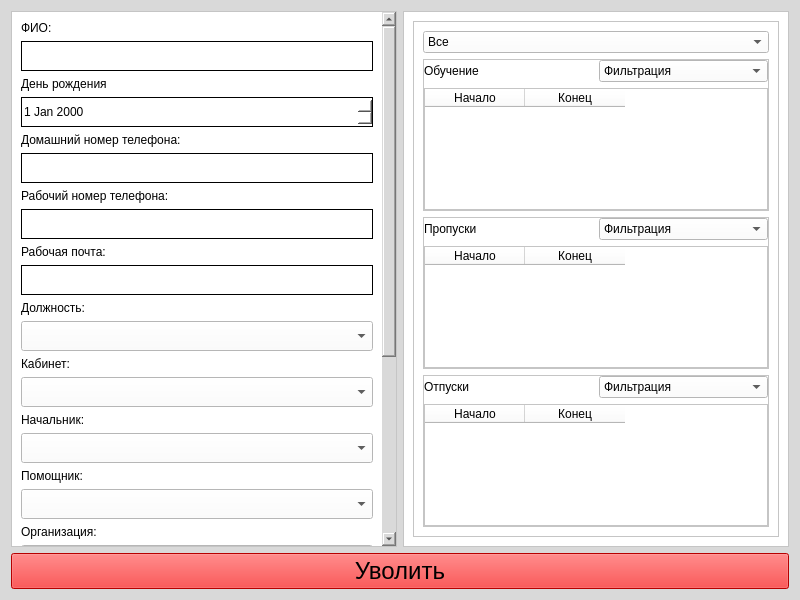
<?xml version="1.0" encoding="UTF-8"?>
<ui version="4.0">
 <class>Dialog</class>
 <widget class="QDialog" name="Dialog">
  <property name="geometry">
   <rect>
    <x>0</x>
    <y>0</y>
    <width>800</width>
    <height>600</height>
   </rect>
  </property>
  <property name="sizePolicy">
   <sizepolicy hsizetype="Fixed" vsizetype="Fixed">
    <horstretch>0</horstretch>
    <verstretch>0</verstretch>
   </sizepolicy>
  </property>
  <property name="minimumSize">
   <size>
    <width>800</width>
    <height>600</height>
   </size>
  </property>
  <property name="maximumSize">
   <size>
    <width>800</width>
    <height>600</height>
   </size>
  </property>
  <property name="windowTitle">
   <string>Dialog</string>
  </property>
  <property name="styleSheet">
   <string notr="true">background-color: rgb(217, 217, 217);</string>
  </property>
  <layout class="QVBoxLayout" name="verticalLayout_4">
   <item>
    <layout class="QVBoxLayout" name="verticalLayout">
     <item>
      <layout class="QHBoxLayout" name="horizontalLayout">
       <item>
        <widget class="QScrollArea" name="scrollArea">
         <property name="minimumSize">
          <size>
           <width>0</width>
           <height>0</height>
          </size>
         </property>
         <property name="maximumSize">
          <size>
           <width>16777215</width>
           <height>16777215</height>
          </size>
         </property>
         <property name="styleSheet">
          <string notr="true">background-color: white;</string>
         </property>
         <property name="widgetResizable">
          <bool>true</bool>
         </property>
         <widget class="QWidget" name="scrollAreaWidgetContents">
          <property name="geometry">
           <rect>
            <x>0</x>
            <y>0</y>
            <width>363</width>
            <height>928</height>
           </rect>
          </property>
          <layout class="QVBoxLayout" name="verticalLayout_9">
           <item>
            <layout class="QVBoxLayout" name="verticalLayout_2">
             <item>
              <widget class="QLabel" name="label_2">
               <property name="styleSheet">
                <string notr="true">color: black;</string>
               </property>
               <property name="text">
                <string>ФИО:</string>
               </property>
              </widget>
             </item>
             <item>
              <widget class="QLineEdit" name="input_full_name_2">
               <property name="sizePolicy">
                <sizepolicy hsizetype="Expanding" vsizetype="Expanding">
                 <horstretch>0</horstretch>
                 <verstretch>0</verstretch>
                </sizepolicy>
               </property>
               <property name="minimumSize">
                <size>
                 <width>0</width>
                 <height>30</height>
                </size>
               </property>
               <property name="font">
                <font>
                 <kerning>true</kerning>
                </font>
               </property>
               <property name="styleSheet">
                <string notr="true">QWidget {
	background-color: white;
	color: black;
	border: 1px solid black;
}</string>
               </property>
              </widget>
             </item>
            </layout>
           </item>
           <item>
            <layout class="QVBoxLayout" name="verticalLayout_6">
             <item>
              <widget class="QLabel" name="label_6">
               <property name="styleSheet">
                <string notr="true">color: black;</string>
               </property>
               <property name="text">
                <string>День рождения</string>
               </property>
              </widget>
             </item>
             <item>
              <widget class="QDateEdit" name="input_date_of_birth_2">
               <property name="sizePolicy">
                <sizepolicy hsizetype="Expanding" vsizetype="Expanding">
                 <horstretch>0</horstretch>
                 <verstretch>0</verstretch>
                </sizepolicy>
               </property>
               <property name="minimumSize">
                <size>
                 <width>0</width>
                 <height>30</height>
                </size>
               </property>
               <property name="styleSheet">
                <string notr="true">QWidget {
	background-color: white;
	color: black;
	border: 1px solid black;
}</string>
               </property>
              </widget>
             </item>
            </layout>
           </item>
           <item>
            <layout class="QVBoxLayout" name="verticalLayout_7">
             <item>
              <widget class="QLabel" name="label_7">
               <property name="styleSheet">
                <string notr="true">color: black;</string>
               </property>
               <property name="text">
                <string>Домашний номер телефона:</string>
               </property>
              </widget>
             </item>
             <item>
              <widget class="QLineEdit" name="input_home_number_2">
               <property name="sizePolicy">
                <sizepolicy hsizetype="Expanding" vsizetype="Expanding">
                 <horstretch>0</horstretch>
                 <verstretch>0</verstretch>
                </sizepolicy>
               </property>
               <property name="minimumSize">
                <size>
                 <width>0</width>
                 <height>30</height>
                </size>
               </property>
               <property name="font">
                <font>
                 <kerning>true</kerning>
                </font>
               </property>
               <property name="styleSheet">
                <string notr="true">QWidget {
	background-color: white;
	color: black;
	border: 1px solid black;
}</string>
               </property>
              </widget>
             </item>
            </layout>
           </item>
           <item>
            <layout class="QVBoxLayout" name="verticalLayout_3">
             <item>
              <widget class="QLabel" name="label_3">
               <property name="styleSheet">
                <string notr="true">color: black;</string>
               </property>
               <property name="text">
                <string>Рабочий номер телефона:</string>
               </property>
              </widget>
             </item>
             <item>
              <widget class="QLineEdit" name="input_work_phone">
               <property name="sizePolicy">
                <sizepolicy hsizetype="Expanding" vsizetype="Expanding">
                 <horstretch>0</horstretch>
                 <verstretch>0</verstretch>
                </sizepolicy>
               </property>
               <property name="minimumSize">
                <size>
                 <width>0</width>
                 <height>30</height>
                </size>
               </property>
               <property name="font">
                <font>
                 <kerning>true</kerning>
                </font>
               </property>
               <property name="styleSheet">
                <string notr="true">QWidget {
	background-color: white;
	color: black;
	border: 1px solid black;
}</string>
               </property>
              </widget>
             </item>
            </layout>
           </item>
           <item>
            <layout class="QVBoxLayout" name="verticalLayout_8">
             <item>
              <widget class="QLabel" name="label_8">
               <property name="styleSheet">
                <string notr="true">color: black;</string>
               </property>
               <property name="text">
                <string>Рабочая почта:</string>
               </property>
              </widget>
             </item>
             <item>
              <widget class="QLineEdit" name="input_work_email">
               <property name="sizePolicy">
                <sizepolicy hsizetype="Expanding" vsizetype="Expanding">
                 <horstretch>0</horstretch>
                 <verstretch>0</verstretch>
                </sizepolicy>
               </property>
               <property name="minimumSize">
                <size>
                 <width>0</width>
                 <height>30</height>
                </size>
               </property>
               <property name="font">
                <font>
                 <kerning>true</kerning>
                </font>
               </property>
               <property name="styleSheet">
                <string notr="true">QWidget {
	background-color: white;
	color: black;
	border: 1px solid black;
}</string>
               </property>
              </widget>
             </item>
            </layout>
           </item>
           <item>
            <layout class="QVBoxLayout" name="verticalLayout_13">
             <item>
              <widget class="QLabel" name="label_13">
               <property name="styleSheet">
                <string notr="true">color: black;</string>
               </property>
               <property name="text">
                <string>Должность:</string>
               </property>
              </widget>
             </item>
             <item>
              <widget class="QComboBox" name="optional_job_titles">
               <property name="sizePolicy">
                <sizepolicy hsizetype="Expanding" vsizetype="Expanding">
                 <horstretch>0</horstretch>
                 <verstretch>0</verstretch>
                </sizepolicy>
               </property>
               <property name="minimumSize">
                <size>
                 <width>0</width>
                 <height>30</height>
                </size>
               </property>
               <property name="styleSheet">
                <string notr="true">	background-color: white;
	color: black;</string>
               </property>
              </widget>
             </item>
            </layout>
           </item>
           <item>
            <layout class="QVBoxLayout" name="verticalLayout_11">
             <item>
              <widget class="QLabel" name="label_11">
               <property name="styleSheet">
                <string notr="true">color: black;</string>
               </property>
               <property name="text">
                <string>Кабинет:</string>
               </property>
              </widget>
             </item>
             <item>
              <widget class="QComboBox" name="optional_cabinets">
               <property name="sizePolicy">
                <sizepolicy hsizetype="Expanding" vsizetype="Expanding">
                 <horstretch>0</horstretch>
                 <verstretch>0</verstretch>
                </sizepolicy>
               </property>
               <property name="minimumSize">
                <size>
                 <width>0</width>
                 <height>30</height>
                </size>
               </property>
               <property name="styleSheet">
                <string notr="true">	background-color: white;
	color: black;</string>
               </property>
              </widget>
             </item>
            </layout>
           </item>
           <item>
            <layout class="QVBoxLayout" name="verticalLayout_14">
             <item>
              <widget class="QLabel" name="label_9">
               <property name="styleSheet">
                <string notr="true">color: black;</string>
               </property>
               <property name="text">
                <string>Начальник:</string>
               </property>
              </widget>
             </item>
             <item>
              <widget class="QComboBox" name="optional_boss">
               <property name="sizePolicy">
                <sizepolicy hsizetype="Expanding" vsizetype="Expanding">
                 <horstretch>0</horstretch>
                 <verstretch>0</verstretch>
                </sizepolicy>
               </property>
               <property name="minimumSize">
                <size>
                 <width>0</width>
                 <height>30</height>
                </size>
               </property>
               <property name="styleSheet">
                <string notr="true">	background-color: white;
	color: black;</string>
               </property>
              </widget>
             </item>
            </layout>
           </item>
           <item>
            <layout class="QVBoxLayout" name="verticalLayout_15">
             <item>
              <widget class="QLabel" name="label_14">
               <property name="styleSheet">
                <string notr="true">color: black;</string>
               </property>
               <property name="text">
                <string>Помощник:</string>
               </property>
              </widget>
             </item>
             <item>
              <widget class="QComboBox" name="optional_helpers_2">
               <property name="sizePolicy">
                <sizepolicy hsizetype="Expanding" vsizetype="Expanding">
                 <horstretch>0</horstretch>
                 <verstretch>0</verstretch>
                </sizepolicy>
               </property>
               <property name="minimumSize">
                <size>
                 <width>0</width>
                 <height>30</height>
                </size>
               </property>
               <property name="styleSheet">
                <string notr="true">	background-color: white;
	color: black;</string>
               </property>
              </widget>
             </item>
            </layout>
           </item>
           <item>
            <layout class="QVBoxLayout" name="verticalLayout_16">
             <item>
              <widget class="QLabel" name="label_15">
               <property name="maximumSize">
                <size>
                 <width>16777215</width>
                 <height>20</height>
                </size>
               </property>
               <property name="styleSheet">
                <string notr="true">color: black;</string>
               </property>
               <property name="text">
                <string>Организация:</string>
               </property>
              </widget>
             </item>
             <item>
              <widget class="QComboBox" name="optional_organizations">
               <property name="sizePolicy">
                <sizepolicy hsizetype="Expanding" vsizetype="Expanding">
                 <horstretch>0</horstretch>
                 <verstretch>0</verstretch>
                </sizepolicy>
               </property>
               <property name="minimumSize">
                <size>
                 <width>0</width>
                 <height>30</height>
                </size>
               </property>
               <property name="maximumSize">
                <size>
                 <width>16777215</width>
                 <height>30</height>
                </size>
               </property>
               <property name="styleSheet">
                <string notr="true">	background-color: white;
	color: black;</string>
               </property>
              </widget>
             </item>
            </layout>
           </item>
           <item>
            <layout class="QVBoxLayout" name="verticalLayout_17">
             <item>
              <widget class="QLabel" name="label_16">
               <property name="sizePolicy">
                <sizepolicy hsizetype="Preferred" vsizetype="Preferred">
                 <horstretch>0</horstretch>
                 <verstretch>0</verstretch>
                </sizepolicy>
               </property>
               <property name="maximumSize">
                <size>
                 <width>16777215</width>
                 <height>20</height>
                </size>
               </property>
               <property name="styleSheet">
                <string notr="true">color: black;</string>
               </property>
               <property name="text">
                <string>Подразделение:</string>
               </property>
              </widget>
             </item>
             <item>
              <widget class="QComboBox" name="optional_sub_divisions">
               <property name="sizePolicy">
                <sizepolicy hsizetype="Expanding" vsizetype="Expanding">
                 <horstretch>0</horstretch>
                 <verstretch>0</verstretch>
                </sizepolicy>
               </property>
               <property name="minimumSize">
                <size>
                 <width>0</width>
                 <height>30</height>
                </size>
               </property>
               <property name="maximumSize">
                <size>
                 <width>16777215</width>
                 <height>30</height>
                </size>
               </property>
               <property name="styleSheet">
                <string notr="true">	background-color: white;
	color: black;</string>
               </property>
              </widget>
             </item>
            </layout>
           </item>
           <item>
            <layout class="QVBoxLayout" name="verticalLayout_10">
             <property name="spacing">
              <number>0</number>
             </property>
             <item>
              <widget class="QLabel" name="label_10">
               <property name="maximumSize">
                <size>
                 <width>16777215</width>
                 <height>20</height>
                </size>
               </property>
               <property name="styleSheet">
                <string notr="true">color: black;</string>
               </property>
               <property name="text">
                <string>Отдел:</string>
               </property>
              </widget>
             </item>
             <item>
              <widget class="QComboBox" name="optional_department">
               <property name="sizePolicy">
                <sizepolicy hsizetype="Expanding" vsizetype="Expanding">
                 <horstretch>0</horstretch>
                 <verstretch>0</verstretch>
                </sizepolicy>
               </property>
               <property name="minimumSize">
                <size>
                 <width>0</width>
                 <height>30</height>
                </size>
               </property>
               <property name="maximumSize">
                <size>
                 <width>16777215</width>
                 <height>30</height>
                </size>
               </property>
               <property name="styleSheet">
                <string notr="true">	background-color: white;
	color: black;</string>
               </property>
              </widget>
             </item>
            </layout>
           </item>
           <item>
            <layout class="QVBoxLayout" name="verticalLayout_12">
             <item>
              <widget class="QLabel" name="label_12">
               <property name="styleSheet">
                <string notr="true">color: black;</string>
               </property>
               <property name="text">
                <string>Дополнительная информация:</string>
               </property>
              </widget>
             </item>
             <item>
              <widget class="QPlainTextEdit" name="input_more_info">
               <property name="styleSheet">
                <string notr="true">	background-color: white;
	color: black;</string>
               </property>
              </widget>
             </item>
            </layout>
           </item>
           <item>
            <widget class="QPushButton" name="btn_save">
             <property name="minimumSize">
              <size>
               <width>0</width>
               <height>35</height>
              </size>
             </property>
             <property name="styleSheet">
              <string notr="true">background-color: green;
</string>
             </property>
             <property name="text">
              <string>Сохранить</string>
             </property>
            </widget>
           </item>
          </layout>
         </widget>
        </widget>
       </item>
       <item>
        <widget class="QFrame" name="frame_2">
         <property name="sizePolicy">
          <sizepolicy hsizetype="Expanding" vsizetype="Expanding">
           <horstretch>0</horstretch>
           <verstretch>0</verstretch>
          </sizepolicy>
         </property>
         <property name="minimumSize">
          <size>
           <width>0</width>
           <height>0</height>
          </size>
         </property>
         <property name="maximumSize">
          <size>
           <width>16777215</width>
           <height>16777215</height>
          </size>
         </property>
         <property name="styleSheet">
          <string notr="true">background-color: white;</string>
         </property>
         <property name="frameShape">
          <enum>QFrame::Shape::StyledPanel</enum>
         </property>
         <property name="frameShadow">
          <enum>QFrame::Shadow::Raised</enum>
         </property>
         <layout class="QHBoxLayout" name="horizontalLayout_3">
          <item>
           <widget class="QScrollArea" name="scrollArea_2">
            <property name="widgetResizable">
             <bool>true</bool>
            </property>
            <widget class="QWidget" name="scrollAreaWidgetContents_3">
             <property name="geometry">
              <rect>
               <x>0</x>
               <y>0</y>
               <width>353</width>
               <height>500</height>
              </rect>
             </property>
             <layout class="QVBoxLayout" name="verticalLayout_20">
              <item>
               <layout class="QHBoxLayout" name="horizontalLayout_2">
                <item>
                 <widget class="QComboBox" name="combobox_filtration_by_table">
                  <property name="styleSheet">
                   <string notr="true">color: black;</string>
                  </property>
                  <item>
                   <property name="text">
                    <string>Все</string>
                   </property>
                  </item>
                  <item>
                   <property name="text">
                    <string>Обучение</string>
                   </property>
                  </item>
                  <item>
                   <property name="text">
                    <string>Отпуски</string>
                   </property>
                  </item>
                  <item>
                   <property name="text">
                    <string>Пропуски</string>
                   </property>
                  </item>
                 </widget>
                </item>
               </layout>
              </item>
              <item>
               <widget class="QFrame" name="frame_study_date">
                <property name="frameShape">
                 <enum>QFrame::Shape::StyledPanel</enum>
                </property>
                <property name="frameShadow">
                 <enum>QFrame::Shadow::Raised</enum>
                </property>
                <layout class="QVBoxLayout" name="verticalLayout_5">
                 <property name="leftMargin">
                  <number>0</number>
                 </property>
                 <property name="topMargin">
                  <number>0</number>
                 </property>
                 <property name="rightMargin">
                  <number>0</number>
                 </property>
                 <property name="bottomMargin">
                  <number>0</number>
                 </property>
                 <item>
                  <layout class="QHBoxLayout" name="horizontalLayout_4">
                   <item>
                    <widget class="QLabel" name="label">
                     <property name="styleSheet">
                      <string notr="true">color: black;</string>
                     </property>
                     <property name="text">
                      <string>Обучение</string>
                     </property>
                    </widget>
                   </item>
                   <item>
                    <widget class="QComboBox" name="combobox_filtration_by_period_for_study">
                     <property name="styleSheet">
                      <string notr="true">color: black;</string>
                     </property>
                     <item>
                      <property name="text">
                       <string>Фильтрация</string>
                      </property>
                     </item>
                     <item>
                      <property name="text">
                       <string>Прошедшие</string>
                      </property>
                     </item>
                     <item>
                      <property name="text">
                       <string>Текущие</string>
                      </property>
                     </item>
                     <item>
                      <property name="text">
                       <string>Будущие</string>
                      </property>
                     </item>
                    </widget>
                   </item>
                  </layout>
                 </item>
                 <item>
                  <widget class="QTableWidget" name="tableWidget">
                   <property name="styleSheet">
                    <string notr="true">color: black;</string>
                   </property>
                   <property name="sortingEnabled">
                    <bool>true</bool>
                   </property>
                   <column>
                    <property name="text">
                     <string>Начало</string>
                    </property>
                   </column>
                   <column>
                    <property name="text">
                     <string>Конец</string>
                    </property>
                   </column>
                  </widget>
                 </item>
                </layout>
               </widget>
              </item>
              <item>
               <widget class="QFrame" name="frame_skips_date">
                <property name="frameShape">
                 <enum>QFrame::Shape::StyledPanel</enum>
                </property>
                <property name="frameShadow">
                 <enum>QFrame::Shadow::Raised</enum>
                </property>
                <layout class="QVBoxLayout" name="verticalLayout_18">
                 <property name="leftMargin">
                  <number>0</number>
                 </property>
                 <property name="topMargin">
                  <number>0</number>
                 </property>
                 <property name="rightMargin">
                  <number>0</number>
                 </property>
                 <property name="bottomMargin">
                  <number>0</number>
                 </property>
                 <item>
                  <layout class="QHBoxLayout" name="horizontalLayout_5">
                   <item>
                    <widget class="QLabel" name="label_4">
                     <property name="styleSheet">
                      <string notr="true">color: black;</string>
                     </property>
                     <property name="text">
                      <string>Пропуски</string>
                     </property>
                    </widget>
                   </item>
                   <item>
                    <widget class="QComboBox" name="combobox_filtration_by_period_for_skips">
                     <property name="styleSheet">
                      <string notr="true">color: black;</string>
                     </property>
                     <item>
                      <property name="text">
                       <string>Фильтрация</string>
                      </property>
                     </item>
                     <item>
                      <property name="text">
                       <string>Прошедшие</string>
                      </property>
                     </item>
                     <item>
                      <property name="text">
                       <string>Текущие</string>
                      </property>
                     </item>
                    </widget>
                   </item>
                  </layout>
                 </item>
                 <item>
                  <widget class="QTableWidget" name="tableWidget_2">
                   <property name="styleSheet">
                    <string notr="true">color: black;</string>
                   </property>
                   <property name="sortingEnabled">
                    <bool>true</bool>
                   </property>
                   <column>
                    <property name="text">
                     <string>Начало</string>
                    </property>
                   </column>
                   <column>
                    <property name="text">
                     <string>Конец</string>
                    </property>
                   </column>
                  </widget>
                 </item>
                </layout>
               </widget>
              </item>
              <item>
               <widget class="QFrame" name="frame_vacation_date">
                <property name="frameShape">
                 <enum>QFrame::Shape::StyledPanel</enum>
                </property>
                <property name="frameShadow">
                 <enum>QFrame::Shadow::Raised</enum>
                </property>
                <layout class="QVBoxLayout" name="verticalLayout_19">
                 <property name="leftMargin">
                  <number>0</number>
                 </property>
                 <property name="topMargin">
                  <number>0</number>
                 </property>
                 <property name="rightMargin">
                  <number>0</number>
                 </property>
                 <property name="bottomMargin">
                  <number>0</number>
                 </property>
                 <item>
                  <layout class="QHBoxLayout" name="horizontalLayout_6">
                   <item>
                    <widget class="QLabel" name="label_5">
                     <property name="styleSheet">
                      <string notr="true">color: black;</string>
                     </property>
                     <property name="text">
                      <string>Отпуски</string>
                     </property>
                    </widget>
                   </item>
                   <item>
                    <widget class="QComboBox" name="combobox_filtration_by_period_for_vacation">
                     <property name="styleSheet">
                      <string notr="true">color: black;</string>
                     </property>
                     <item>
                      <property name="text">
                       <string>Фильтрация</string>
                      </property>
                     </item>
                     <item>
                      <property name="text">
                       <string>Прошедшие</string>
                      </property>
                     </item>
                     <item>
                      <property name="text">
                       <string>Текущие</string>
                      </property>
                     </item>
                     <item>
                      <property name="text">
                       <string>Будущие</string>
                      </property>
                     </item>
                    </widget>
                   </item>
                  </layout>
                 </item>
                 <item>
                  <widget class="QTableWidget" name="tableWidget_3">
                   <property name="styleSheet">
                    <string notr="true">color: black;</string>
                   </property>
                   <property name="sortingEnabled">
                    <bool>true</bool>
                   </property>
                   <column>
                    <property name="text">
                     <string>Начало</string>
                    </property>
                   </column>
                   <column>
                    <property name="text">
                     <string>Конец</string>
                    </property>
                   </column>
                  </widget>
                 </item>
                </layout>
               </widget>
              </item>
             </layout>
            </widget>
           </widget>
          </item>
         </layout>
        </widget>
       </item>
      </layout>
     </item>
     <item>
      <widget class="QPushButton" name="pushButton">
       <property name="minimumSize">
        <size>
         <width>0</width>
         <height>35</height>
        </size>
       </property>
       <property name="font">
        <font>
         <family>Arial</family>
         <pointsize>18</pointsize>
        </font>
       </property>
       <property name="cursor">
        <cursorShape>PointingHandCursor</cursorShape>
       </property>
       <property name="styleSheet">
        <string notr="true">background-color: red;
</string>
       </property>
       <property name="text">
        <string>Уволить</string>
       </property>
      </widget>
     </item>
    </layout>
   </item>
  </layout>
 </widget>
 <resources/>
 <connections/>
</ui>
